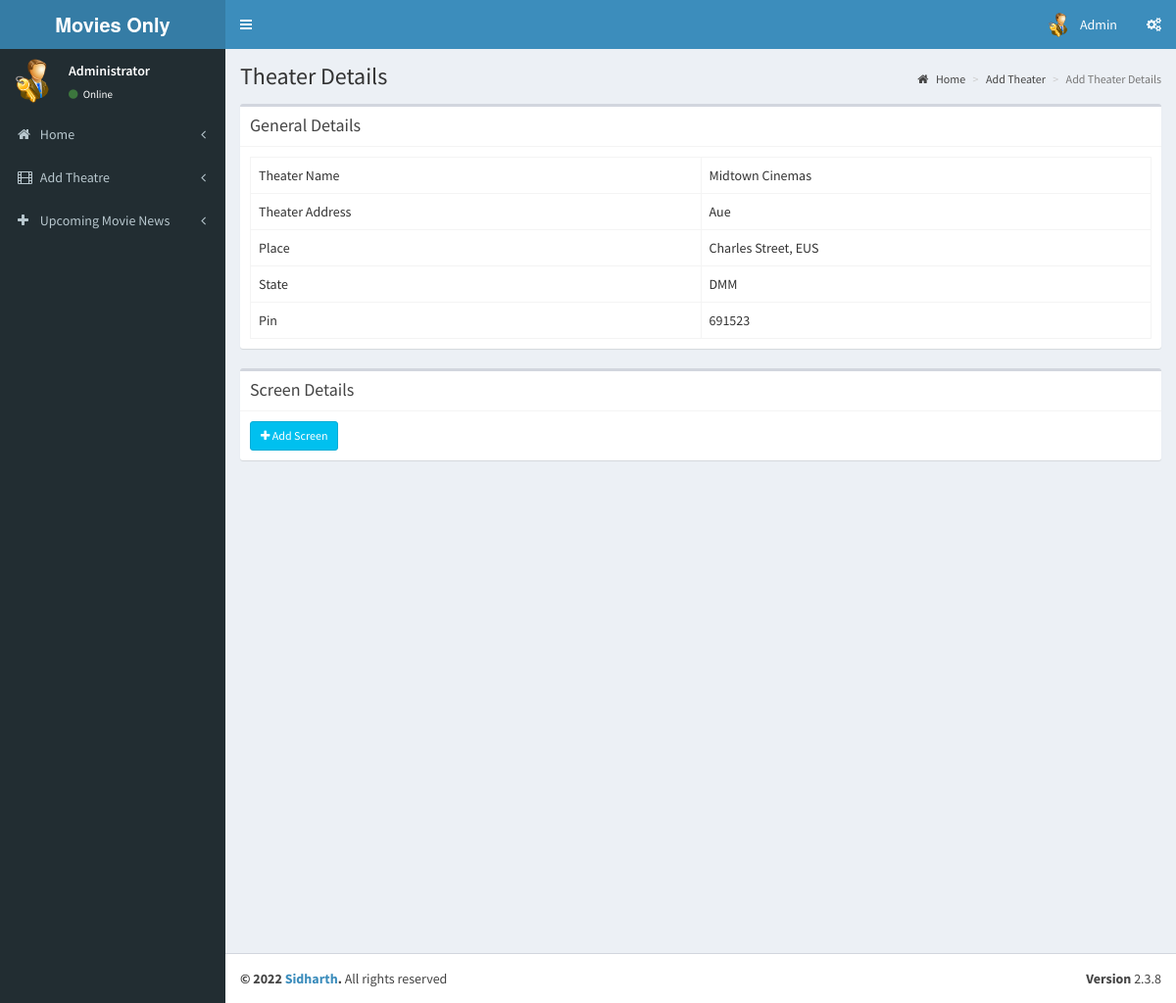
Page /admin/pages/add_theatre_2.1.php?id=5 (signed in) on the earlier database version.
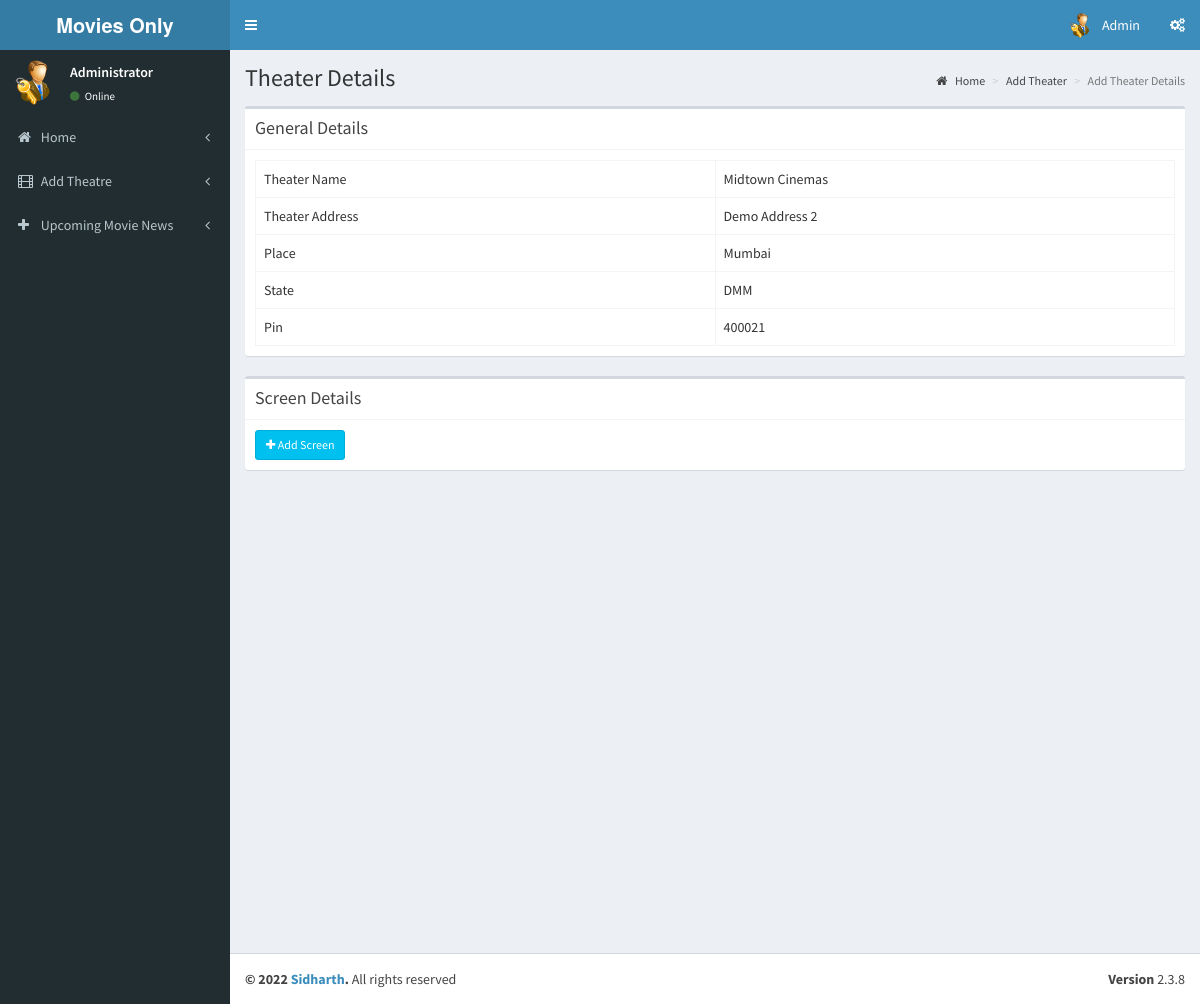
Same page on the later database version.
### tables this page shows
CREATE TABLE `tbl_theatre` (
  `id` int(11) NOT NULL,
  `name` varchar(100) NOT NULL,
  `address` varchar(100) NOT NULL,
  `place` varchar(100) NOT NULL,
  `state` varchar(50) NOT NULL,
  `pin` int(11) NOT NULL
);

### admin/pages/add_theatre_2.1.php (the view, shortened to what this page needs)
<?php
include('header.php');
?>
  <div class="content-wrapper">
    <section class="content-header">
      <h1>
        Theater Details
      </h1>
      <ol class="breadcrumb">
        <li><a href="index.php"><i class="fa fa-home"></i> Home</a></li>
        <li><a href="add_theater.php">Add Theater</a></li>
        <li class="active">Add Theater Details</li>
      </ol>
    </section>
    <section class="content">
      <div class="box">
         <div class="box-header with-border">
              <h3 class="box-title">General Details</h3>
            </div>
        <div class="box-body">
          <?php
            $th=mysqli_query($con,"select * from tbl_theatre where id='".$_GET['id']."'");
            $theatre=mysqli_fetch_array($th);
          ?>
            <table class="table table-bordered table-hover">
                <tr>
                    <td class="col-md-6">Theater Name</td>
                    <td  class="col-md-6"><?php echo $theatre['name'];?></td>
                </tr>
                <tr>
                    <td>Theater Address</td>
                    <td><?php echo $theatre['address'];?></td>
                </tr>
                <tr>
                    <td>Place</td>
                    <td><?php echo $theatre['place'];?></td>
                </tr>
                <tr>
                    <td>State</td>
                    <td><?php echo $theatre['state'];?></td>
                </tr>
                <tr>
                    <td>Pin</td>
                    <td><?php echo $theatre['pin'];?></td>
                </tr>
            </table>
        </div>
      </div>
         <div class="box">
         <div class="box-header with-border">
              <h3 class="box-title">Screen Details</h3>
            </div>
        <div class="box-body" id="screendtls">
          <?php
            $sr=mysqli_query($con,"select * from tbl_screens where t_id='".$_GET['id']."'");
            if(mysqli_num_rows($sr))
            {
          ?>
            <table class="table table-bordered table-hover">
              <th class="col-md-1">Slno</th>
              <th class="col-md-3">Screen Name</th>
              <th class="col-md-1">Seats</th>
              <th class="col-md-1">Charge</th>
              <th class="col-md-3">Show Time</th>
              <th class="text-right col-md-3"><button data-toggle="modal" data-target="#view-modal" id="getUser" class="btn btn-sm btn-info"><i class="fa fa-plus"></i> Add Screen</button></th>
                <?php
                $sl=1;
                while($screen=mysqli_fetch_array($sr))
                {
                  ?>
                  <tr>
                    <td><?php echo $sl;?></td>
                    <td><?php echo $screen['screen_name'];?></td>
                    <td><?php echo $screen['seats'];?></td>
                    <td><?php echo $screen['charge'];?></td>
                    <?php
                      $st=mysqli_query($con,"select * from tbl_show_time where screen_id='".$screen['screen_id']."'");
                    ?>
                    <td><?php if(mysqli_num_rows($st)) { while($stm=mysqli_fetch_array($st))
                    { echo date('h:i a',strtotime($stm['start_time']))." ,";}}
                    else
                    {echo "No Show Time Added";}
                    ?></td>
                    <td class="text-right"><button data-toggle="modal" data-id="<?php echo $screen['screen_id'];?>" data-target="#view-modal2" id="getUser2" class="btn btn-sm btn-warning"><i class="fa fa-plus"></i> Add Show Times</button></td>
                  </tr>
                  <?php
                  $sl++;
                }
                ?>
            </table>
            <?php
            }
            else
            {
              ?>
              <button data-toggle="modal" data-target="#view-modal" id="getUser" class="btn btn-sm btn-info"><i class="fa fa-plus"></i> Add Screen</button>
              <?php
            }
            ?>
        </div>
      </div>
    </section>
  </div>
  <?php
include('footer.php');
?>

Differences in the rows shown:
changed tbl_theatre "Midtown Cinemas": address "Aue" → "Demo Address 2"; place "Charles Street, EUS" → "Mumbai"; pin "691523" → "400021"
